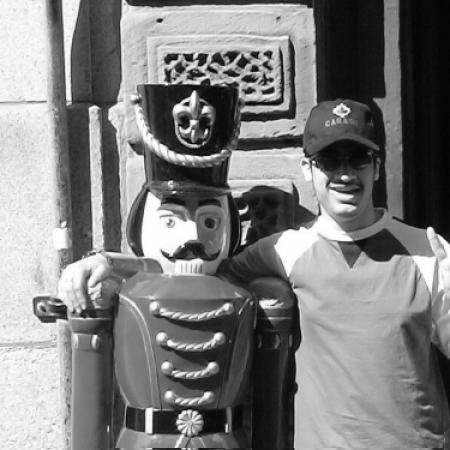
#> input picture Multi Media/HW3/Pics/2.tif, 450 x 450 px, found by its file name
$ jupyter execute MultiMedia_HW3.ipynb
#> lines starting #> are read from the running program, lines starting #| are printed output that depends on the picture
<div align='center' style='font-family:"B Nazanin"'>
<h1> تکلیف سری سوم درس سیستم های چندرسانه ای </h1>
<h2> سارا برادران - شماره دانشجویی : 9624193 </h2>
</div>

[cell 1]
import cv2
import numpy as np
from scipy.fftpack import dct, idct
from matplotlib import pyplot as plt

[cell 2]
def Show_Images(img_list, label, fig_size):

    img_num = len(img_list)
    if img_num == 1:
        plt.figure(figsize=fig_size)
        plt.imshow(img_list[0], cmap="gray")
        plt.title("{}\n{}".format(label[0], img_list[0].shape[0:2]))

    else:
        fig, ax = plt.subplots(1, img_num, figsize=fig_size)
        for i in range(img_num):
            ax[i].imshow(img_list[i], cmap="gray")
            ax[i].set_title("{}\n{}".format(label[i], img_list[i].shape[0:2]))

    plt.show()

[cell 3]
img_path = r'Pics\2.tif'
src_img1 = cv2.imread(img_path)
#> src_img1 is the input picture: shape (450, 450, 3); min 0, max 255, mean 126.4
src_img1 = cv2.cvtColor(src_img1, cv2.COLOR_BGR2GRAY)
#> src_img1: shape (450, 450)

img_path = r'Pics\1.tif'
src_img2 = cv2.imread(img_path)
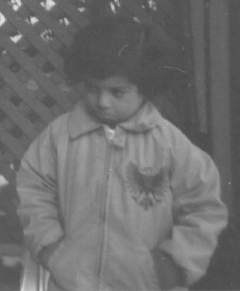
#> input picture Multi Media/HW3/Pics/1.tif, 240 x 291 px, found by its file name
#> src_img2 is the input picture: shape (291, 240, 3); min 74, max 224, mean 110.3
src_img2 = cv2.cvtColor(src_img2, cv2.COLOR_BGR2GRAY)
#> src_img2: shape (291, 240)

Show_Images(img_list=[src_img1, src_img2],
            label=['Original Image 1', 'Original Image 2'],
            fig_size=(15,15))
#> in Show_Images, `img_num = len(img_list)`: img_num = 2
#> in Show_Images, `plt.show()`:
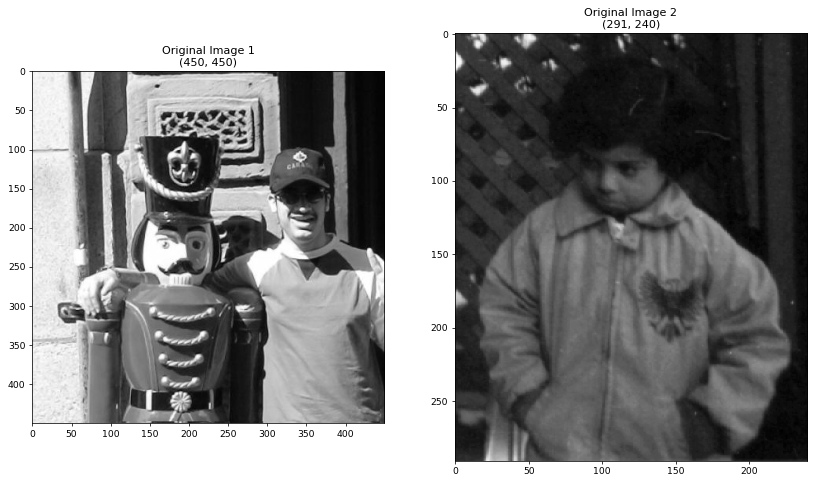
#> figure drawn by matplotlib, 2 panels

<div style="direction:rtl;", align="justify" ><h3>
<span style='font-family:"B Nazanin"'>
سوال 1 )
</span>
</h3>
</div>

[cell 4]
def Hist_Median(src_img):

    # Size of the image in pixels (size of original image)
    height, width = src_img.shape
#> height = 450; width = 450
    pdf = [0 for i in range(256)]

    for i in range(height):
        for j in range(width):
            pdf[src_img[i][j]] += 1

    cdf = np.cumsum(pdf)
#> cdf = 256 values from 8 to 202500
    Sum = sum(pdf)
#> Sum = 202500
    cdf = [i/Sum for i in cdf]
#> cdf = 256 values from 3.95e-05 to 1

    T = []
    threshold = 0.25
    while threshold < 1:
        for i in range(256):
            if cdf[i] >= threshold: T.append(i); break

        threshold += 0.25
#> after the loop, T = [52, 125, 199]; threshold = 1

    # Show the histogram of image with matplotlib
    plt.figure(figsize=(15, 5))
    plt.bar(range(256), pdf, color = '#4842f5')
    plt.ylabel('Frequency', fontsize=15)
    plt.xlabel('Intensity levels', fontsize=15)
    plt.title('PDF', fontsize=15)

    min_ylim, max_ylim = plt.ylim()
    for i in range(3):
        plt.axvline(T[i], color='r', linestyle='dashed')
        plt.text(T[i], max_ylim * 0.8, 'T{}: {}'.format(i,T[i]), color='r', rotation=90, backgroundcolor='1')

    return T

[cell 5]
def Median_Quantization(src_img, T):

    # Size of the image in pixels (size of original image)
    height, width = src_img.shape
    new_img = [[0 for i in range(width)] for i in range(height)]

    for i in range(height):
        for j in range(width):

            if src_img[i][j] < T[0]:
                new_img[i][j] = T[0] / 2

            elif src_img[i][j] >= T[-1]:
                new_img[i][j] = (255 + T[-1]) / 2

            else:
                for k in range(0, len(T)-1):

                    if src_img[i][j] >= T[k] and src_img[i][j] < T[k+1]:
                        new_img[i][j] = (T[k+1] + T[k]) / 2
                        break

    new_img = np.array(np.round(new_img))
    new_img = new_img.astype(np.uint8)

    return new_img

[cell 6]
def Simple_Quantization(src_img):

    # Size of the image in pixels (size of original image)
    height, width = src_img.shape
    new_img = [[0 for i in range(width)] for i in range(height)]

    for i in range(height):
        for j in range(width):
            new_img[i][j] = np.floor(src_img[i][j] / 64) * 64

    new_img = np.array(new_img)
    new_img = new_img.astype(np.uint8)

    return new_img

[cell 7]
T1 = Hist_Median(src_img1)
#> T1 = [52, 125, 199]
T2 = Hist_Median(src_img2)
#> T2 = [89, 105, 131]
#> figure, not shown here; tallest bar 1975 high, from x = 14.6 to 15.4
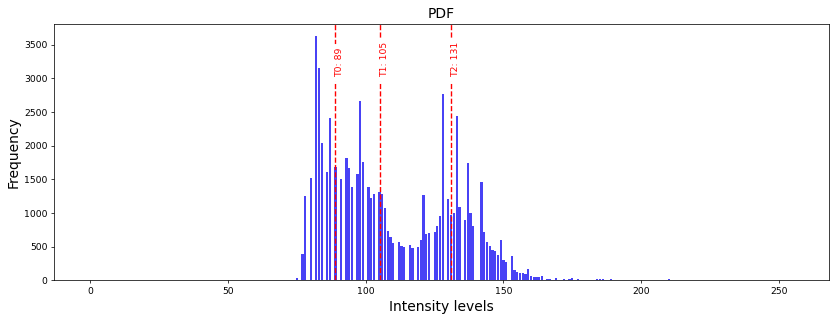
#> figure drawn by matplotlib, 1 panel; tallest bar 3628 high, from x = 81.6 to 82.4

[cell 8]
new_img1 = Simple_Quantization(src_img1)
#> after the loop in Simple_Quantization, `for i in range(height):`: new_img = 450 items
#> in Simple_Quantization, `new_img = np.array(new_img)`:
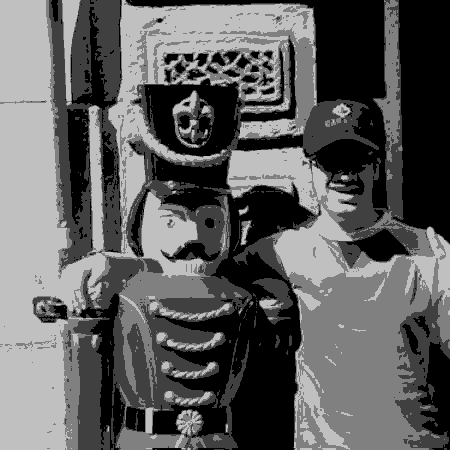
#> new_img: shape (450, 450) float64; min 0, max 192, mean 94.4
new_img2 = Simple_Quantization(src_img2)
#> after the loop in Simple_Quantization (call 2), `for i in range(height):`: new_img = 291 items
#> in Simple_Quantization (call 2), `new_img = np.array(new_img)`:
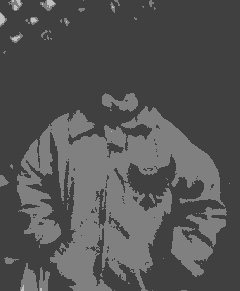
#> new_img: shape (291, 240) float64; min 64, max 192, mean 83.8

# Show the image with matplotlib
Show_Images(img_list=[src_img1, new_img1],
        label=['Original Image', 'Simple Quantized Image'],
        fig_size=(15,15))

# Show the image with matplotlib
Show_Images(img_list=[src_img2, new_img2],
        label=['Original Image', 'Simple Quantized Image'],
        fig_size=(15,15))

[cell 9]
new_img1 = Median_Quantization(src_img1, T1)
#> after the loop in Median_Quantization, `for i in range(height):`: new_img = 450 items
#> in Median_Quantization, `new_img = np.array(np.round(new_img))`:
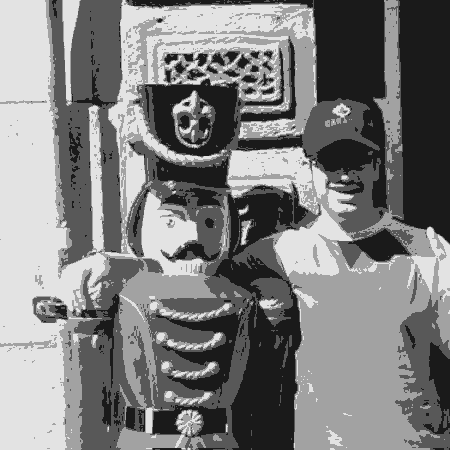
#> new_img: shape (450, 450) float64; min 26, max 227, mean 126.3
new_img2 = Median_Quantization(src_img2, T2)
#> after the loop in Median_Quantization (call 2), `for i in range(height):`: new_img = 291 items
#> in Median_Quantization (call 2), `new_img = np.array(np.round(new_img))`:
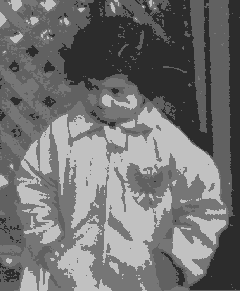
#> new_img: shape (291, 240) float64; min 44, max 193, mean 114.4

# Show the image with matplotlib
Show_Images(img_list=[src_img1, new_img1],
        label=['Original Image', 'Median Quantized Image'],
        fig_size=(15,15))

# Show the image with matplotlib
Show_Images(img_list=[src_img2, new_img2],
        label=['Original Image', 'Median Quantized Image'],
        fig_size=(15,15))

[cell 10]
def Hist_Median(src_img, n):

    # Size of the image in pixels (size of original image)
#> called with n = 4
    height, width = src_img.shape
#> height = 450
    pdf = [0 for i in range(256)]

    for i in range(height):
        for j in range(width):
            pdf[src_img[i][j]] += 1

    cdf = np.cumsum(pdf)
    Sum = sum(pdf)
    cdf = [i/Sum for i in cdf]

    range_num = 2 ** n

    T = []
    threshold = 1/range_num
    while threshold < 1:
        for i in range(256):
            if cdf[i] >= threshold: T.append(i); break

        threshold += 1/range_num

    # Show the histogram of image with matplotlib
    plt.figure(figsize=(15, 5))
    plt.bar(range(256), pdf, color = '#4842f5')
    plt.ylabel('Frequency', fontsize=15)
    plt.xlabel('Intensity levels', fontsize=15)
    plt.title('PDF', fontsize=15)

    min_ylim, max_ylim = plt.ylim()
    for i in range(len(T)):
        plt.axvline(T[i], color='r', linestyle='dashed')
        plt.text(T[i], max_ylim * 0.8, 'T{}: {}'.format(i,T[i]), color='r', rotation=90, backgroundcolor='1')

    return T

[cell 11]
T1 = Hist_Median(src_img1, 4)
#> T1 = [14, 23, 36, 52, 67, 84, 107, 125, 145, 170, 185, 199, 214, 231, 240]
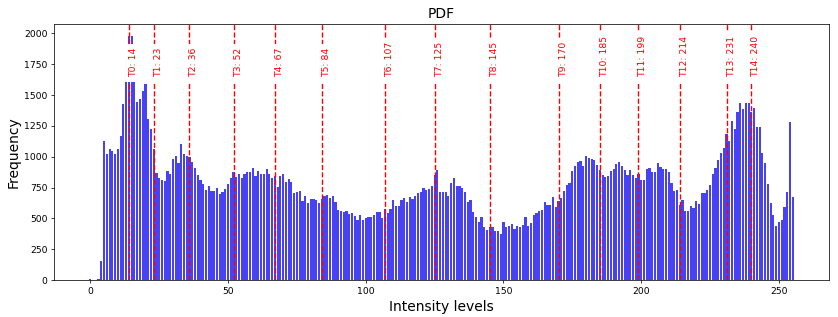
#> figure drawn by matplotlib, 1 panel; tallest bar 1975 high, from x = 14.6 to 15.4

[cell 12]
new_img1 = Median_Quantization(src_img1, T1)

# Show the image with matplotlib
Show_Images(img_list=[src_img1, new_img1],
        label=['Original Image', 'Median Quantized Image'],
        fig_size=(15,15))

<div style="direction:rtl;", align="justify" ><h3>
<span style='font-family:"B Nazanin"'>
سوال 2 )
</span>
</h3>
</div>

[cell 13]
def PSNR(imageA, imageB):
    mse = (np.square(imageA.astype(int) - imageB.astype(int))).mean()
    return 100 if mse == 0 else 10 * np.log10((255 * 255) / mse)

def dct2(block):
    return dct(dct(block.T, norm='ortho').T, norm='ortho')

def idct2(block):
    return idct(idct(block.T, norm='ortho').T, norm='ortho')

[cell 14]
def HW3_DCT(src_img, k, t):

    # Size of the image in pixels (size of original image)
#> called with k = 5, t = 50
    height, width = src_img.shape
    new_height, new_width  = height, width

    if height % k != 0:
        new_height = k - (height % k) + height

    if width  % k != 0:
        new_width  = k - (width  % k) + width

    dim = (new_width, new_height)

    # Resize image
    if (height % k) or (width  % k):
        src_img = cv2.resize(src_img, dim, interpolation = cv2.INTER_CUBIC)

    new_img = [[0 for i in range(new_width)] for i in range(new_height)]

    counter = 0
    for i in range(0, new_height, k):
        for j in range(0, new_width, k):
            DCT = dct2(src_img[i:i+k, j:j+k])
            counter += len(DCT[abs(DCT) < t])
            DCT[abs(DCT) < t] = 0
            IDCT = idct2(DCT)
            for m in range(i, i+k):
                for n in range(j, j+k):
                    new_img[m][n] = IDCT[m-i][n-j]
#> after the loop, counter = 189115; new_img = 450 items

    new_img = np.array(np.round(new_img))
    src_img = src_img.astype(np.float64)

    dif_img = abs(src_img - new_img)
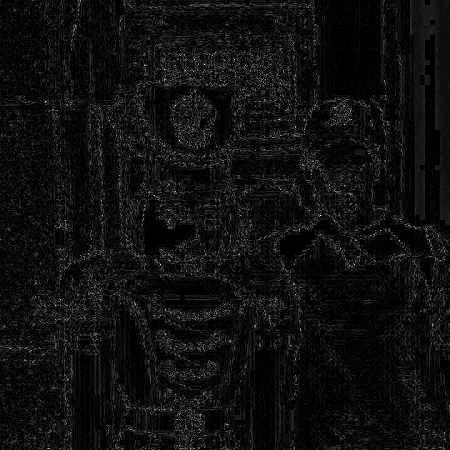
#> dif_img: shape (450, 450) float64; min 0, max 92, mean 5.8; drawn with min black and max white
    zero_pe = counter * 100 / (height * width)
#> zero_pe = 93.39

    return (src_img, new_img, dif_img, zero_pe)

[cell 15]
src_img, new_img, dif_img, zero_pe = HW3_DCT(src_img1, 5, 50)
#> zero_pe = 93.39

# Show the image with matplotlib
Show_Images(img_list=[dif_img, new_img, src_img],
        label=['Difference Image', 'Reconstructed Image', 'Original Image'],
        fig_size=(16.5,16.5))

print("\033[1m" + 'Zero DCTs = {} %'.format(np.round(zero_pe, 2)) + "\033[0m")
#| [1mZero DCTs = 93.39 %[0m
print("\033[1m" + 'My PSNR = {}'.format(np.round(PSNR(src_img, new_img), 2)) + "\033[0m")
#> in PSNR, `mse = (np.square(imageA.astype(int) - imageB.astype(int))).mean()`: mse = 71.92
#| [1mMy PSNR = 29.56[0m
print("\033[1m" + 'OpenCV PSNR = {}'.format(np.round(cv2.PSNR(src_img, new_img), 2)) + "\033[0m")
#| [1mOpenCV PSNR = 29.56[0m

[cell 16]
src_img, new_img, dif_img, zero_pe = HW3_DCT(src_img2, 5, 20)
#> call 2 of HW3_DCT, with k = 5, t = 20
#> after the loop in HW3_DCT (call 2), `for i in range(0, new_height, k):`: counter = 66757; new_img = 295 items
#> in HW3_DCT (call 2), `dif_img = abs(src_img - new_img)`:
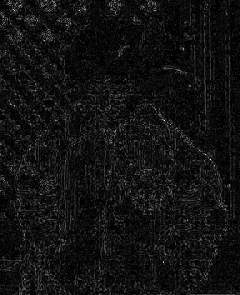
#> dif_img: shape (295, 240) float64; min 0, max 33, mean 2.3; drawn with min black and max white
#> in HW3_DCT (call 2), `zero_pe = counter * 100 / (height * width)`: zero_pe = 95.59
#> zero_pe = 95.59

# Show the image with matplotlib
Show_Images(img_list=[dif_img, new_img, src_img],
        label=['Difference Image', 'Reconstructed Image', 'Original Image'],
        fig_size=(16.5,16.5))

print("\033[1m" + 'Zero DCTs = {} %'.format(np.round(zero_pe, 2)) + "\033[0m")
#| [1mZero DCTs = 95.59 %[0m
print("\033[1m" + 'My PSNR = {}'.format(np.round(PSNR(src_img, new_img), 2)) + "\033[0m")
#| [1mMy PSNR = 37.89[0m
print("\033[1m" + 'OpenCV PSNR = {}'.format(np.round(cv2.PSNR(src_img, new_img), 2)) + "\033[0m")
#| [1mOpenCV PSNR = 37.89[0m
